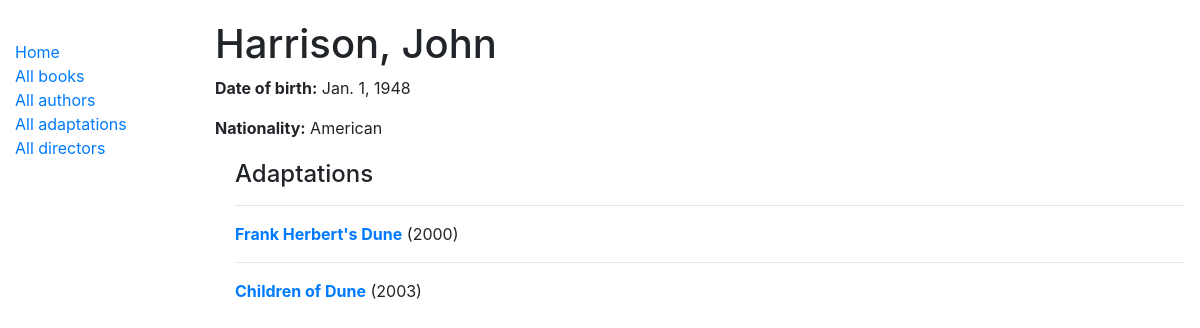
Page /catalog/director/5 on the committed database.
### catalog/models.py (models this page shows, shortened)
class Director(models.Model):
    first_name = models.CharField(max_length=100)
    last_name = models.CharField(max_length=100)
    date_of_birth = models.DateField(null=True, blank=True)
    date_of_death = models.DateField('Died', null=True, blank=True)
    nationality = models.CharField(max_length=100, null=True)
    class Meta:
        ordering = ['last_name', 'first_name']

class Adaptation(models.Model):
    title = models.CharField(max_length=200)
    director = models.ForeignKey('Director', on_delete=models.SET_NULL, null=True)
    original = models.ForeignKey('Book', on_delete=models.SET_NULL, null=True)
    year = models.PositiveIntegerField('Release year', null=True, validators=[MaxValueValidator(2020), MinValueValidator(1800)], help_text='Enter a publishing year')
    link = models.CharField('Link', max_length=255, help_text='Provide an IMDB link')
    genre = models.ManyToManyField(Genre, help_text='Select a genre for this movie')

### catalog/views.py (the view)
# urls.py: path('director/<int:pk>', views.DirectorDetailView.as_view(), name='director-detail'),
class DirectorDetailView(generic.DetailView):
    model = Director

### catalog/templates/catalog/director_detail.html (shortened to what this page needs)
{% extends "base_generic.html" %}
{% block content %}
  <h1>{{ director.last_name}}, {{ director.first_name }}</h1>
  <p><strong>Date of birth:</strong> {{ director.date_of_birth }}</p>
  <p><strong>Nationality:</strong> {{ director.nationality }}</p>
  <div style="margin-left:20px;margin-top:20px">
    <h4>Adaptations</h4>
    {% for adaptation in director.adaptation_set.all %}
      <hr>
      <p><strong><a href="{% url 'adaptation-detail' adaptation.pk %}">{{ adaptation.title }}</a></strong> ({{ adaptation.year }})</p>
    {% endfor %}
  </div>
{% endblock %}

### catalog/static/css/styles.css (style rules this page uses)
body { margin-top: 20px; }

### rows in the picture
Director: last_name "Harrison", first_name "John", date_of_birth "Jan. 1, 1948", nationality "American"
Adaptation: title "Frank Herbert's Dune", year "2000"
Adaptation: title "Children of Dune", year "2003"
